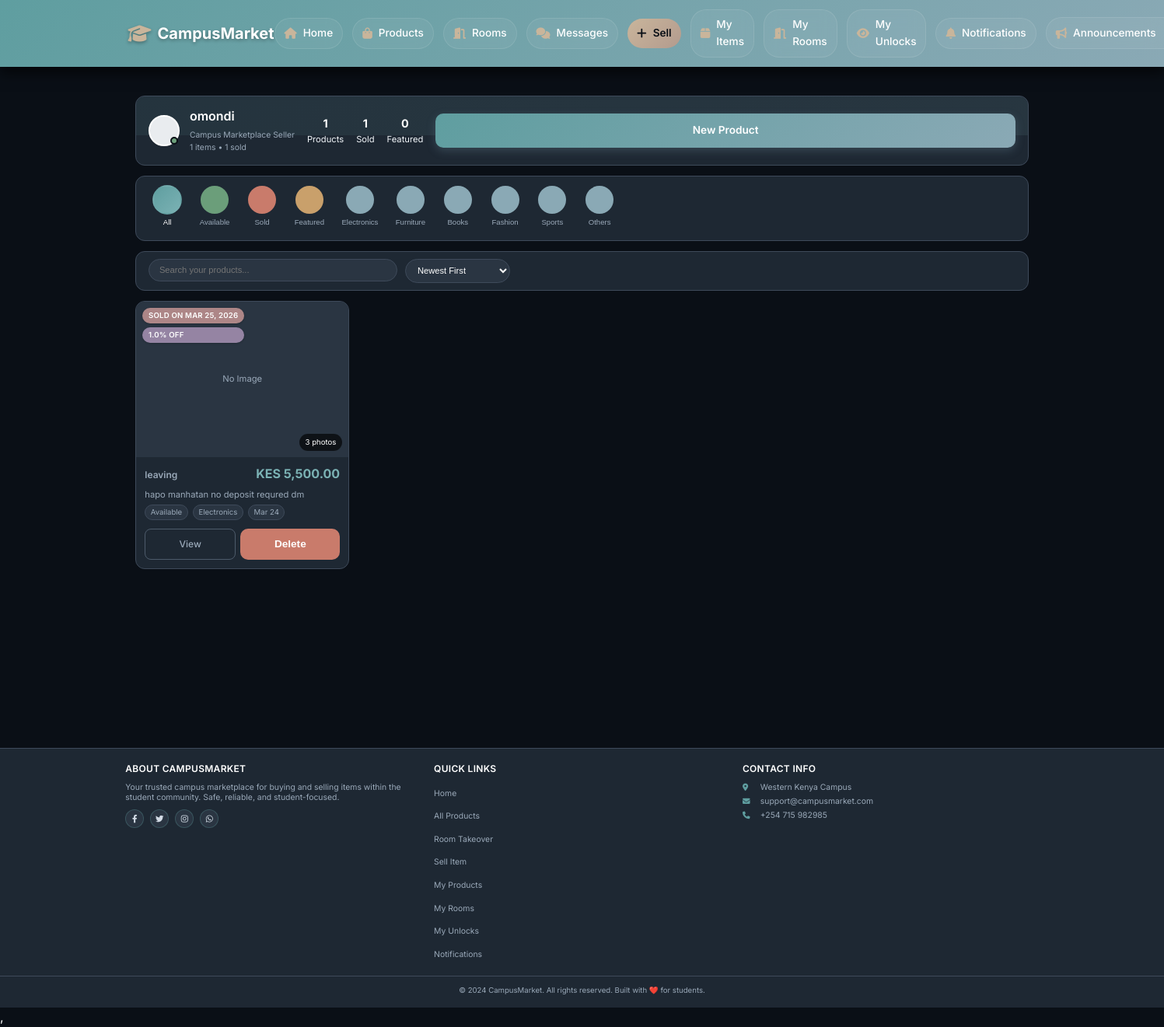
The app's page /my-products (signed in), older data.
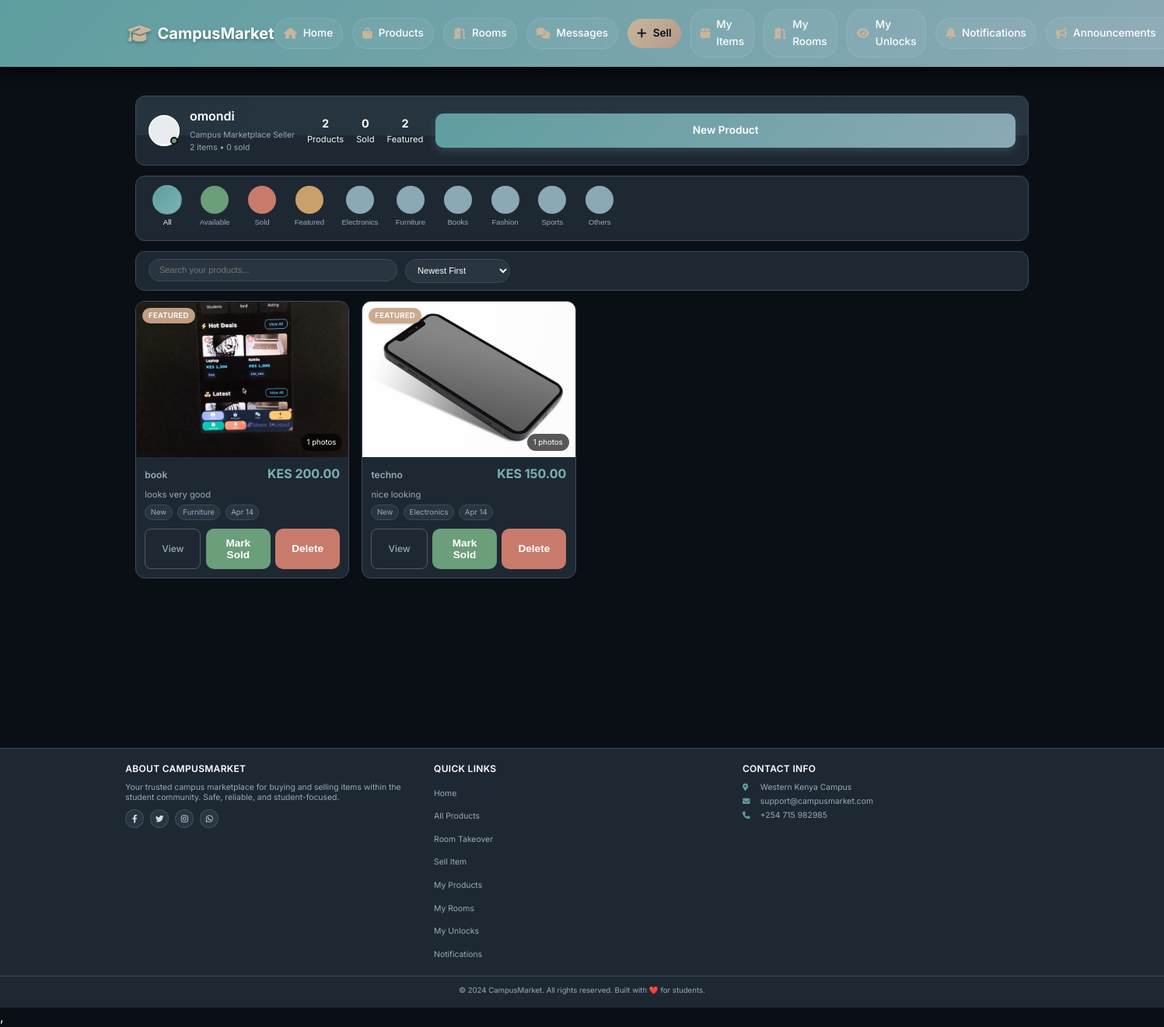
The same page, newer data.
### app/models.py (models this page shows, shortened)
class Category(db.Model):
    __tablename__ = 'categories'
    id = db.Column(db.Integer, primary_key=True)
    name = db.Column(db.String(100), nullable=False)
    description = db.Column(db.Text)
    products = db.relationship('Product', back_populates='category', lazy=True)

class Product(db.Model):
    __tablename__ = 'products'
    id = db.Column(db.Integer, primary_key=True)
    title = db.Column(db.String(100), nullable=False)
    description = db.Column(db.Text)
    price = db.Column(db.Float, nullable=False)
    condition = db.Column(db.String(20))
    contact_info = db.Column(db.Text)
    is_fast_moving = db.Column(db.Boolean, default=False)
    is_active = db.Column(db.Boolean, default=True)
    is_sold = db.Column(db.Boolean, default=False)
    Token = db.Column(db.Float, nullable=False)
    category_id = db.Column(db.Integer, db.ForeignKey('categories.id'), nullable=False)
    seller_id = db.Column(db.Integer, db.ForeignKey('users.id'), nullable=False)
    image_group_id = db.Column(db.Integer, db.ForeignKey('product_image_groups.id'), nullable=True)
    created_at = db.Column(db.DateTime, default=datetime.utcnow)
    updated_at = db.Column(db.DateTime, default=datetime.utcnow, onupdate=datetime.utcnow)
    hostel_name = db.Column(db.String(100), nullable=False, default='')
    location = db.Column(db.String(100), nullable=False, default='')
    leave_date = db.Column(db.DateTime, nullable=False, default=datetime.utcnow)
    room_type = db.Column(db.String(20), default='single')
    deposit = db.Column(db.Float, default=0)
    commission_percentage = db.Column(db.Float, default=0)
    is_commission_listing = db.Column(db.Boolean, default=False)
    status = db.Column(db.String(20), default='available')
    agreement_user_id = db.Column(db.Integer, db.ForeignKey('users.id'), nullable=True)
    agreement_expires_at = db.Column(db.DateTime, nullable=True)
    booked_at = db.Column(db.DateTime, nullable=True)
    total_unlocks = db.Column(db.Integer, default=0)
    last_interest_update = db.Column(db.DateTime, default=datetime.utcnow)
    payments = db.relationship('Payment', back_populates='product', lazy=True, cascade="all, delete-orphan")
    chats = db.relationship('Chat', back_populates='product', lazy=True, cascade='all, delete-orphan')
    offers = db.relationship('Offer', back_populates='product', lazy=True, cascade='all, delete-orphan')
    unlocks = db.relationship(
    'ProductUnlock',
    back_populates='product',
    cascade='all, delete-orphan'
)
    notifications = db.relationship(
    'Notification',
    back_populates='product',
    cascade='all, delete-orphan'
)
    agreement_user = db.relationship('User', foreign_keys=[agreement_user_id])
    category = db.relationship('Category', back_populates='products')
    seller = db.relationship('User', foreign_keys=[seller_id], back_populates='products')
    image_group = db.relationship('ProductImageGroup', back_populates='product')
    @property
    def image(self):
        if self.image_group and self.image_group.images:
            return self.image_group.images[0].filename
        return None
    @property
    def images(self):
        if self.image_group:
            return self.image_group.images
        return []

class ProductImage(db.Model):
    __tablename__ = 'product_images'
    id = db.Column(db.Integer, primary_key=True)
    filename = db.Column(db.String(255), nullable=False)
    filepath = db.Column(db.String(500), nullable=False)
    uploaded_at = db.Column(db.DateTime, default=datetime.utcnow)
    group_id = db.Column(db.Integer, db.ForeignKey('product_image_groups.id'))
    group = db.relationship('ProductImageGroup', back_populates='images')

### app/products/routes.py (the view)
@products_bp.route('/my-products')
@cache.cached(timeout=60)
@login_required
def my_products_list():
    products = Product.query.filter_by(seller_id=current_user.id).order_by(Product.created_at.desc()).all()
    categories = Category.query.all()
    return render_template('products/my_products.html', products=products, categories=categories)

### app/models.py (called while the page is built)
@login_manager.user_loader
def load_user(user_id):
    return User.query.get(int(user_id))

### app/templates/products/my_products.html (shortened to what the changed rows need)
{% extends "base.html" %}
{% block content %}
<div class="my-products-container">
    <div class="profile-header">
        <div class="header-content">
            <div class="profile-main">
                <div class="profile-details">
                    <h1 class="profile-name">{{ current_user.username }}</h1>
                    <div class="profile-bio">
                        <p>Campus Marketplace Seller</p>
                        <p>{{ products|length }} items • {{ products|selectattr('is_sold')|list|length }} sold</p>
                    </div>
                </div>
            </div>
            <div class="profile-stats">
                <div class="stat">
                    <span class="stat-number">{{ products|length }}</span>
                    <span class="stat-label">Products</span>
                </div>
                <div class="stat">
                    <span class="stat-number">{{ products|selectattr('is_sold')|list|length }}</span>
                    <span class="stat-label">Sold</span>
                </div>
                <div class="stat">
                    <span class="stat-number">{{ products|selectattr('is_fast_moving')|list|length }}</span>
                    <span class="stat-label">Featured</span>
                </div>
            </div>
        </div>
    </div>
    <div class="filter-tabs">
        <div class="filter-scroll">
            {% for category in categories %}
            <button class="filter-btn" data-filter="{{ category.name }}">
                <div class="filter-circle category-circle"></div>
                <span>{{ category.name }}</span>
            </button>
            {% endfor %}
        </div>
    </div>
    <div class="products-section">
        {% if products %}
            <div class="products-grid" id="productsGrid">
                {% for product in products %}
                    <div class="product-card"
                         data-status="{{ 'sold' if product.is_sold else 'available' }}"
                         data-category="{{ product.category.name if product.category else 'Other' }}"
                         data-featured="{{ 'true' if product.is_fast_moving else 'false' }}"
                         data-name="{{ product.title.lower() }}"
                         data-price="{{ product.price }}"
                         data-date="{{ product.created_at.timestamp() }}"
                         data-product-id="{{ product.id }}">
                        <div class="product-image-section" onclick="openImageGallery({{ product.id }}, [
                            {% if product.image %}
                                '{{ url_for('static', filename='uploads/product_images/' + product.image) }}'
                                {% if product.images %}
                                    {% for img in product.images %}
                                        , '{{ url_for('static', filename='uploads/product_images/' + img.filename) }}'
                                    {% endfor %}
                                {% endif %}
                            {% endif %}
                        ])">
                            {% if product.image %}
                                <img src="{{ url_for('static', filename='uploads/product_images/' + product.image) }}"
                                     alt="{{ product.title }}"
                                     class="product-image"
                                     onerror="this.style.display='none'; this.nextElementSibling.style.display='flex';">
                            {% endif %}
                            <div class="product-image-placeholder {% if product.image %}hidden{% endif %}">
                                <span>No Image</span>
                            </div>
                            <div class="product-badges">
                                {% if product.is_sold %}
                                <div class="badge sold">
                                    <span>Sold on {{ product.updated_at.strftime('%b %d, %Y') if product.updated_at else product.created_at.strftime('%b %d, %Y') }}</span>
                                </div>
                                {% elif product.is_fast_moving %}
                                <div class="badge featured">
                                    <span>Featured</span>
                                </div>
                                {% endif %}
                                {% if product.Token and product.Token > 0 %}
                                <div class="badge discount">
                                    <span>{{ product.Token }}% OFF</span>
                                </div>
                                {% endif %}
                            </div>
                            {% if product.images %}
                            <div class="multiple-images-indicator">
                                <span>{{ product.images|length }} photos</span>
                            </div>
                            {% endif %}
                        </div>
                        <div class="product-content">
                            <div class="product-header">
                                <h3 class="product-title">{{ product.title }}</h3>
                                <div class="product-price">KES {{ "{:,.2f}".format(product.price) }}</div>
                            </div>
                            <p class="product-description">
                                {{ product.description[:120] }}{% if product.description|length > 120 %}...{% endif %}
                            </p>
                            <div class="product-meta">
                                <span class="meta-item">{{ product.condition|replace('_', ' ')|title }}</span>
                                <span class="meta-item">{{ product.category.name if product.category else 'General' }}</span>
                                <span class="meta-item">{{ product.created_at.strftime('%b %d') }}</span>
                            </div>
                            <div class="product-actions">
                                <a href="{{ url_for('products.view_product', product_id=product.id) }}" class="btn btn-view">View</a>
                                {% if not product.is_sold %}
                                <button class="btn btn-mark-sold" onclick="markAsSold({{ product.id }})">Mark Sold</button>
                                {% endif %}
                                <button class="btn btn-delete" onclick="deleteProduct({{ product.id }})">Delete</button>
                            </div>
                        </div>
                    </div>
                {% endfor %}
            </div>
        {% endif %}
    </div>
</div>
{% endblock %}

Row changes from the older to the newer data that the page shows:
removed Product: updated_at "MAR 25, 2026", Token "1.0", images|length "3", title "leaving", price "5,500.00", description "hapo manhatan no deposit requred dm", condition "Available", category "Electronics", created_at "Mar 24"
added Product: filename (picture), is_sold "FEATURED", images|length "1", title "book", price "200.00", description "looks very good", condition "New", category "Furniture", created_at "Apr 14"
added Product: filename (picture), is_sold "FEATURED", images|length "1", title "techno", price "150.00", description "nice looking", condition "New", category "Electronics", created_at "Apr 14"
Text that changed along with them:
{{ products|length }}: "1" → "2"
{{ products|selectattr('is_sold')|list|length }}: "1" → "0"
{{ products|selectattr('is_fast_moving')|list|length }}: "0" → "2"
